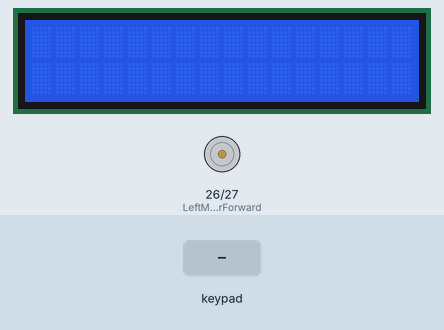
This sketch was run on a simulated Arduino Mega 2560, built with avr-gcc and run on an emulated ATmega2560. Parts: 16×2 character LCD, motor-driver pin pairs drawn as motors (green arrow = first pin HIGH = forward, orange = second pin HIGH = backward, longer = more drive). The inputs (shaded band) are chosen by the test bench.

Above: at 1.2 s.
1.3 s: keypad keys 8 / 2 = pressed 1.5 s apart
At 5.2 s:
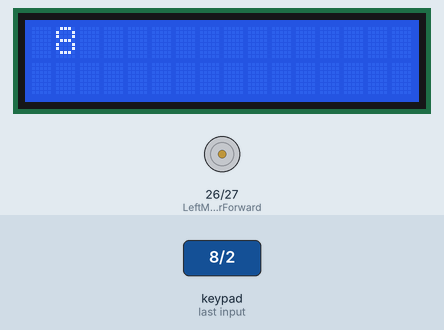
11.5 s: key '/' pressed
At 15.3 s:
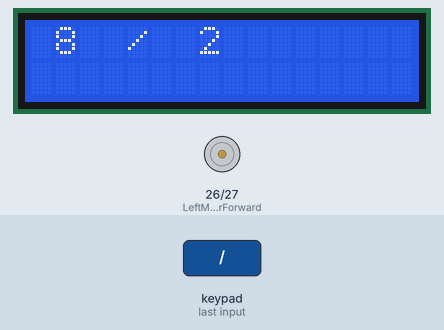
17.1 s: key '1' pressed
At 18.4 s:
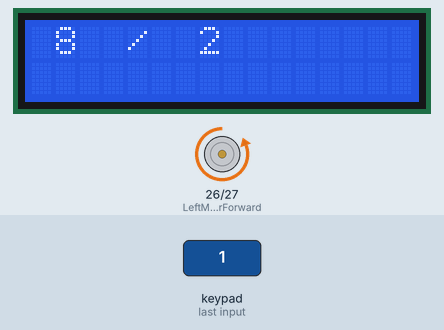
28.3 s: keypad keys 2 2 2 3 2 4 2 5 pressed 1.5 s apart
Timing chart, 0 to 45.6 s (numbered marks = the images above; inputs shaded):
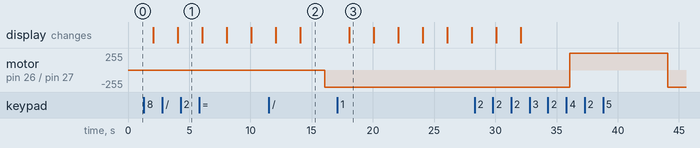

The sketch:

final.ino
```cpp
#include <Keypad.h>
#include <LiquidCrystal.h>
LiquidCrystal LCD(13,12,11,10,9, 8);

int LeftMotorForward = 26; // Pin 7 has Left Motor connected on Arduino boards.
int LeftMotorReverse = 27; // Pin 6 has Left Motor connected on Arduino boards.
const byte ROWS = 4; // Four rows
const byte COLS = 4; // Three columns
// Define the Keymap
char keys[ROWS][COLS] = {
  {'1', '2', '3', '/'},
  {'4', '5', '6', '*'},
  {'7', '8', '9', '-'},
  {'C', '0', '=', '+'}
};
// Connect keypad ROW0, ROW1, ROW2 and ROW3 to these Arduino pins.
byte rowPins[ROWS] = { 4, 5, 6, 7 };
// Connect keypad COL0, COL1 and COL2 to these Arduino pins.
byte colPins[COLS] = { 22, 23, 24, 25};

// Create the Keypad
Keypad kpd = Keypad( makeKeymap(keys), rowPins, colPins, ROWS, COLS );


void setup()
{
  Serial.begin(9600);
  LCD.begin(16,2);
    pinMode(LeftMotorForward, OUTPUT);
  pinMode(LeftMotorReverse, OUTPUT);
}

void loop() {
  char key = kpd.getKey();

 LCD.print(key);
 delay(2000);
 if(key=='1')
 {
   digitalWrite(LeftMotorForward, HIGH);
   digitalWrite(LeftMotorReverse, LOW);
   delay(2000);
 }
  else if(key=='2')
 {
   digitalWrite(LeftMotorForward, LOW);
   digitalWrite(LeftMotorReverse, HIGH);
   delay(2000);
 }

  }
```
